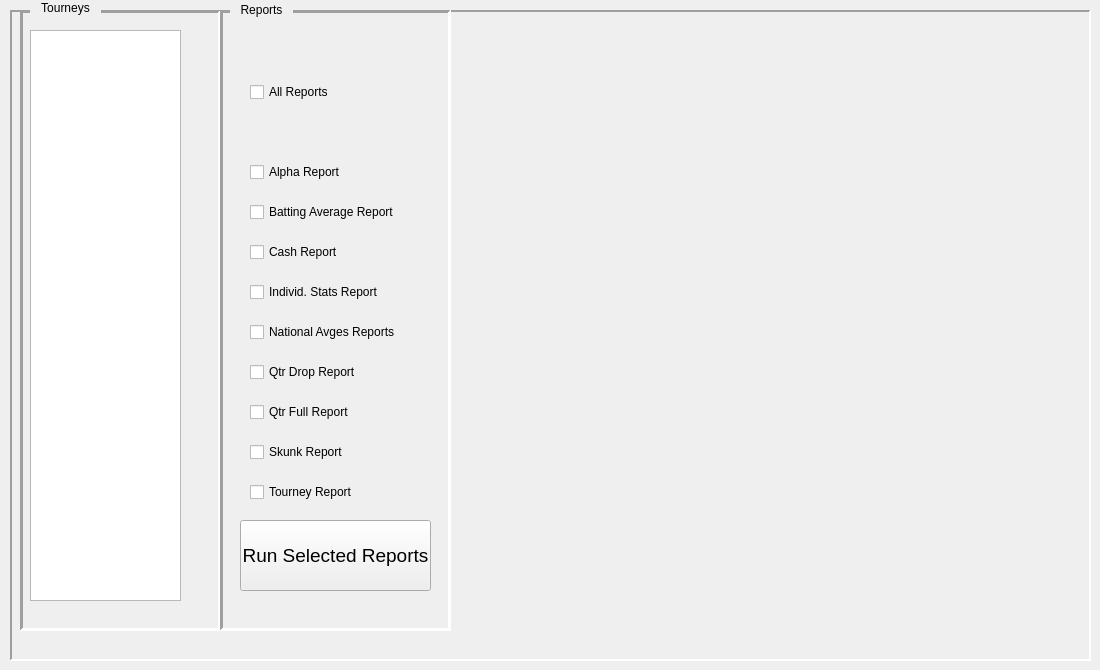
    <widget class="QWidget" name="reportsTab">
     <property name="autoFillBackground">
      <bool>true</bool>
     </property>
     <attribute name="title">
      <string>Reports</string>
     </attribute>
     <widget class="QFrame" name="reportsTabPanel">
      <property name="geometry">
       <rect>
        <x>10</x>
        <y>10</y>
        <width>1081</width>
        <height>651</height>
       </rect>
      </property>
      <property name="autoFillBackground">
       <bool>false</bool>
      </property>
      <property name="frameShape">
       <enum>QFrame::Shape::Panel</enum>
      </property>
      <property name="frameShadow">
       <enum>QFrame::Shadow::Sunken</enum>
      </property>
      <property name="lineWidth">
       <number>2</number>
      </property>
      <widget class="QFrame" name="tourneysPanel">
       <property name="geometry">
        <rect>
         <x>10</x>
         <y>0</y>
         <width>201</width>
         <height>621</height>
        </rect>
       </property>
       <property name="autoFillBackground">
        <bool>true</bool>
       </property>
       <property name="frameShape">
        <enum>QFrame::Shape::Panel</enum>
       </property>
       <property name="frameShadow">
        <enum>QFrame::Shadow::Sunken</enum>
       </property>
       <property name="lineWidth">
        <number>3</number>
       </property>
       <widget class="QListWidget" name="lw_listOfReportTourneys">
        <property name="geometry">
         <rect>
          <x>10</x>
          <y>20</y>
          <width>151</width>
          <height>571</height>
         </rect>
        </property>
       </widget>
      </widget>
      <widget class="QFrame" name="reportButtonsPanel">
       <property name="geometry">
        <rect>
         <x>210</x>
         <y>0</y>
         <width>231</width>
         <height>621</height>
        </rect>
       </property>
       <property name="autoFillBackground">
        <bool>true</bool>
       </property>
       <property name="frameShape">
        <enum>QFrame::Shape::Panel</enum>
       </property>
       <property name="frameShadow">
        <enum>QFrame::Shadow::Sunken</enum>
       </property>
       <property name="lineWidth">
        <number>3</number>
       </property>
       <widget class="QCheckBox" name="allReportsCKB">
        <property name="geometry">
         <rect>
          <x>30</x>
          <y>70</y>
          <width>101</width>
          <height>24</height>
         </rect>
        </property>
        <property name="text">
         <string>All Reports</string>
        </property>
        <property name="checked">
         <bool>false</bool>
        </property>
       </widget>
       <widget class="QCheckBox" name="ckd_alpha">
        <property name="geometry">
         <rect>
          <x>30</x>
          <y>150</y>
          <width>121</width>
          <height>24</height>
         </rect>
        </property>
        <property name="text">
         <string>Alpha Report</string>
        </property>
       </widget>
       <widget class="QCheckBox" name="ckb_battingAverage">
        <property name="geometry">
         <rect>
          <x>30</x>
          <y>190</y>
          <width>191</width>
          <height>24</height>
         </rect>
        </property>
        <property name="text">
         <string>Batting Average Report</string>
        </property>
       </widget>
       <widget class="QCheckBox" name="ckb_cash">
        <property name="geometry">
         <rect>
          <x>30</x>
          <y>230</y>
          <width>131</width>
          <height>24</height>
         </rect>
        </property>
        <property name="text">
         <string>Cash Report</string>
        </property>
       </widget>
       <widget class="QCheckBox" name="ckb_individStats">
        <property name="geometry">
         <rect>
          <x>30</x>
          <y>270</y>
          <width>161</width>
          <height>24</height>
         </rect>
        </property>
        <property name="text">
         <string>Individ. Stats Report</string>
        </property>
       </widget>
       <widget class="QCheckBox" name="ckb_nationalAvges">
        <property name="geometry">
         <rect>
          <x>30</x>
          <y>310</y>
          <width>181</width>
          <height>24</height>
         </rect>
        </property>
        <property name="text">
         <string>National Avges Reports</string>
        </property>
       </widget>
       <widget class="QCheckBox" name="ckb_qtrDrop">
        <property name="geometry">
         <rect>
          <x>30</x>
          <y>350</y>
          <width>131</width>
          <height>24</height>
         </rect>
        </property>
        <property name="text">
         <string>Qtr Drop Report</string>
        </property>
       </widget>
       <widget class="QCheckBox" name="ckb_qtrFull">
        <property name="geometry">
         <rect>
          <x>30</x>
          <y>390</y>
          <width>121</width>
          <height>24</height>
         </rect>
        </property>
        <property name="text">
         <string>Qtr Full Report</string>
        </property>
       </widget>
       <widget class="QCheckBox" name="ckb_skunk">
        <property name="geometry">
         <rect>
          <x>30</x>
          <y>430</y>
          <width>121</width>
          <height>24</height>
         </rect>
        </property>
        <property name="text">
         <string>Skunk Report</string>
        </property>
       </widget>
       <widget class="QCheckBox" name="ckb_tourney">
        <property name="geometry">
         <rect>
          <x>30</x>
          <y>470</y>
          <width>131</width>
          <height>24</height>
         </rect>
        </property>
        <property name="text">
         <string>Tourney Report</string>
        </property>
       </widget>
       <widget class="QPushButton" name="runReportsButton">
        <property name="geometry">
         <rect>
          <x>20</x>
          <y>510</y>
          <width>191</width>
          <height>71</height>
         </rect>
        </property>
        <property name="font">
         <font>
          <pointsize>14</pointsize>
          <fontweight>Medium</fontweight>
         </font>
        </property>
        <property name="text">
         <string>Run Selected Reports</string>
        </property>
        <property name="flat">
         <bool>false</bool>
        </property>
       </widget>
      </widget>
     </widget>
     <widget class="QLabel" name="label_36">
      <property name="geometry">
       <rect>
        <x>30</x>
        <y>-2</y>
        <width>71</width>
        <height>20</height>
       </rect>
      </property>
      <property name="autoFillBackground">
       <bool>true</bool>
      </property>
      <property name="text">
       <string>Tourneys</string>
      </property>
      <property name="alignment">
       <set>Qt::AlignmentFlag::AlignCenter</set>
      </property>
     </widget>
     <widget class="QLabel" name="label_37">
      <property name="geometry">
       <rect>
        <x>230</x>
        <y>0</y>
        <width>63</width>
        <height>20</height>
       </rect>
      </property>
      <property name="autoFillBackground">
       <bool>true</bool>
      </property>
      <property name="text">
       <string>Reports</string>
      </property>
      <property name="alignment">
       <set>Qt::AlignmentFlag::AlignCenter</set>
      </property>
     </widget>
    </widget>
